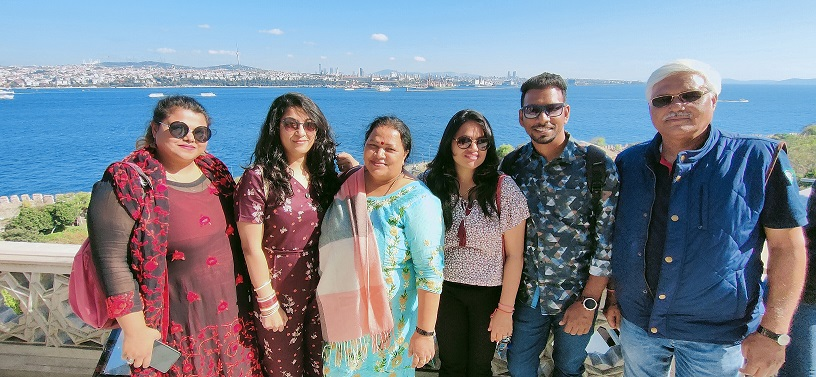
#> input picture Resources/Faces.jpg, 816 x 377 px, given in place of the camera
$ python DocumentScanner.py
#> lines starting #> are read from the running program, lines starting #| are printed output that depends on the picture; after the words box and inside, x2 and y2 are one past the last pixel; in counts of white or black regions, pixels touching at a corner belong together
import cv2
import numpy as np

# Defining width & height of the video
video_width = 640
video_height = 480

# Accessing the external webcam attached to the system
cap = cv2.VideoCapture(1)

cap.set(3, video_width)
cap.set(4, video_height)

# Setting brightness of the video
cap.set(10, 1)


def getEdges(img):
    img_gray = cv2.cvtColor(img, cv2.COLOR_BGR2GRAY)
    img_blur = cv2.GaussianBlur(img_gray, (9, 9), 1.2)
    img_canny = cv2.Canny(img_blur, 100, 100)
    kernel = np.ones((5,5))
    img_dila = cv2.dilate(img_canny, kernel, iterations=5)
    img_ero = cv2.erode(img_dila, kernel, iterations=2)

    return img_ero


# First we find the biggest contour &, then, do the looping on that
def getContours(func_img):
    max_area = 0
    biggest = np.array([])
    # Our contours got saved in 'contours'
    contours, hierarchy = cv2.findContours(func_img, cv2.RETR_EXTERNAL, cv2.CHAIN_APPROX_NONE)
    # To look into each individual contour
    for cnt in contours:
        area = cv2.contourArea(cnt)
        if area > 5000:
            # Drawing contours
            # Negative value (i.e. -1) means draw all contours
            #cv2.drawContours(img_conto, cnt, -1, (255, 0, 0), 3)

            # Calculating the perimeters of all contours
            peri = cv2.arcLength(cnt, True)
            # Calculating the approximate no. of points of each contour
            approx_points = cv2.approxPolyDP(cnt, 0.01 * peri, True)

            # Finding biggest contour i.e the biggest rectangle/ square box coordinates
            # or the outermost edges coordinates
            if area > max_area and len(approx_points) == 4:
                biggest = approx_points
                max_area = area

    #Drawing the biggest contours on 'img_conto' image
    cv2.drawContours(img_conto, biggest, -1, (255, 0, 0), 20)
    return biggest

# [64 lines left out: functions reorder, getWarp, not called in this run]

def Combine2Images(rgb_image, gray_image):

    rgb_rows, rgb_cols, channels = rgb_image.shape
    gray_rows, gray_cols = gray_image.shape

    # Choosing the maximum no. of rows so that no image gets cropped
    comb_rows = max(rgb_rows, gray_rows)

    # As we need to place 2 images side by side, so our final image width should be the sum of columns of both the image
    comb_cols = rgb_cols + gray_cols

    # Creating a new array of zeros as per our new dimensions to set both the images side by side
    final_img = np.zeros(shape=(comb_rows,comb_cols,channels),dtype=np.uint8)

    # Setting images side by side
    final_img[:rgb_rows,:rgb_cols] = rgb_image

    # Setting images side by side
    # Since, it's a gray image so it 'll have only 2 channels. Therefore, we will add 'None' value in the 3rd channel
    final_img[:gray_rows,rgb_cols:] = gray_image[:,:,None]

    return final_img


def rescaleImg(img, scale):
    new_width = int(img.shape[1] * (scale / 100))
    new_height = int(img.shape[0] * (scale / 100))
    dim = (new_width, new_height)

    #Down Scaling an Image
    if scale <= 100:
        inter = cv2.INTER_AREA
    # Up Scaling an Image
    elif scale > 100:
        inter = cv2.INTER_CUBIC

    # Resizing an Image
    resized_img = cv2.resize(img, dim, interpolation=inter)

    return resized_img


while True:
    # This loads each frame into an img
    Success, img = cap.read()
#> img is the input picture: shape (377, 816, 3); mean B, G, R 144.5, 131.8, 122.9

    # Resizing the image
    img = cv2.resize(img, (video_width, video_height))
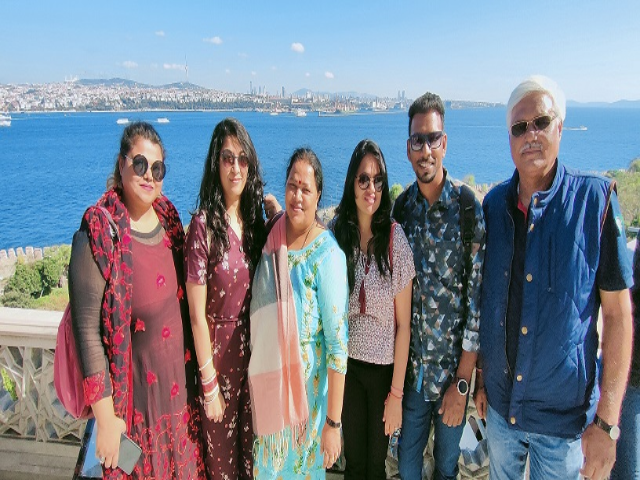
#> img: shape (480, 640, 3); mean B, G, R 144.4, 131.7, 122.8

    # Copying an image to draw contours on it
    img_conto = img.copy()

    # To get edges of an image
    edges_img = getEdges(img)
#> in getEdges, `img_gray = cv2.cvtColor(img, cv2.COLOR_BGR2GRAY)`:
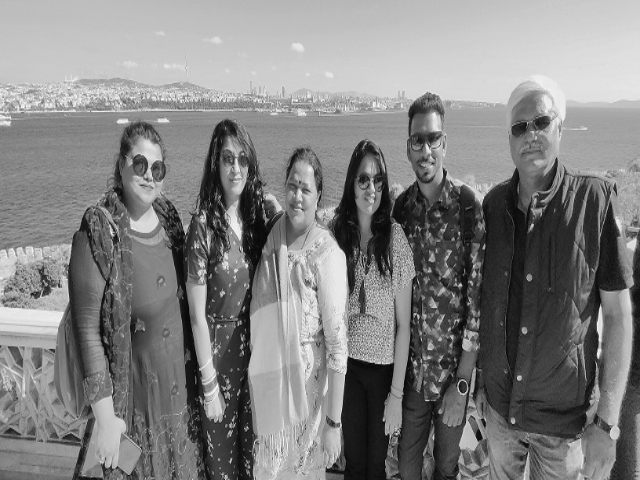
#> img_gray: shape (480, 640); min 3, max 252, mean 130.5
#> in getEdges, `img_canny = cv2.Canny(img_blur, 100, 100)`:
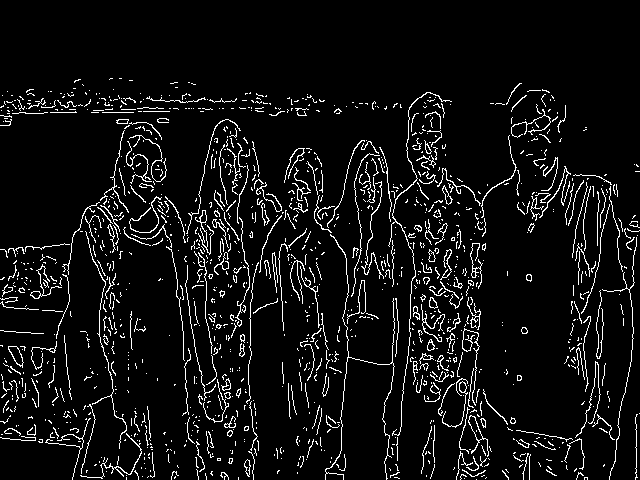
#> img_canny: shape (480, 640); 6.7% white in thin lines or dots, all inside (x1, y1, x2, y2) = (0, 78, 640, 480)
#> in getEdges, `img_dila = cv2.dilate(img_canny, kernel, iterations=5)`: img_dila: shape (480, 640); 69.8% white; 37 black regions (12 under 20 px), largest, box (x1, y1, x2, y2) and area: (0, 0, 640, 176) 60158, (0, 123, 110, 238) 9863, (489, 197, 575, 426) 8969
#> in getEdges, `img_ero = cv2.erode(img_dila, kernel, iterations=2)`:
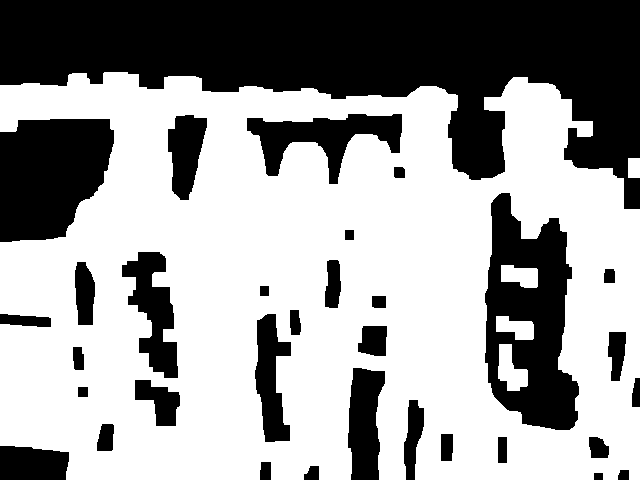
#> img_ero: shape (480, 640); 61.5% white; 33 black regions

    # This returns the biggest contour i.e. outermost boundary coordinates
    biggest_contour = getContours(edges_img)
#> in getContours, `contours, hierarchy = cv2.findContours(func_img, cv2.RETR_EXTERNAL, cv..`: contours = 2 contours; box (x1, y1, x2, y2) and area: (0, 72, 640, 480) 220931, (628, 158, 640, 178) 209
#> the loop in getContours, `for cnt in contours:` made 2 passes
#> (area, peri) on pass 2: (220931, 3311.4)
#> area on pass 1: 209
#> after the loop in getContours, `for cnt in contours:`: biggest = empty array; max_area = 0
#> biggest_contour = empty array

    '''
    If there is no document to scan, then, 'biggest_contour' 'll not have have anything i.e. it's shape 'll be
    (0,0,0) and not (4,2,1). Since, In the very next step we call 'getWarp' function which 'll call 'reorder'
    function that 'll try to reshape this (biggest_contour) array to (4,2) which 'll throw an error if the
    array is not in (x, y, z) format.

    Therefore, to avoid that, we 'll check & proceed only if its (4,2,1) otherwise we 'll assign original image
    to warp image
    '''
    if biggest_contour.size != 0:

        #print("Biggest: ",biggest_contour)
        Warp_img = getWarp(img,biggest_contour)
    else:
        Warp_img = img

    # This sets the image size to 60% i.e if your image is 100x100 px, then, it 'll be 60x60 px
    scale=60

    #Downscaling all images
    resized_img = rescaleImg(img, scale)
    resized_Thresh_img = rescaleImg(edges_img, scale)
    resized_img_conto = rescaleImg(img_conto, scale)
    resized_Warp_img = rescaleImg(Warp_img, scale)

    # Combining/ Stacking original image (rgb scale) with image having edges (gray scale) horizontally
    final_img_1 = Combine2Images(resized_img,resized_Thresh_img)
#> in Combine2Images, `final_img[:gray_rows,rgb_cols:] = gray_image[:,:,None]`:
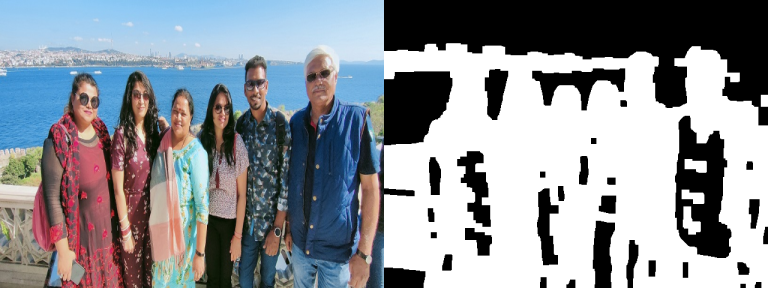
#> final_img: shape (288, 768, 3); mean B, G, R 150.7, 144.3, 139.8

    # Combining/ Stacking contoured image & warp image horizontally
    final_img_2 = np.hstack((resized_img_conto,resized_Warp_img))
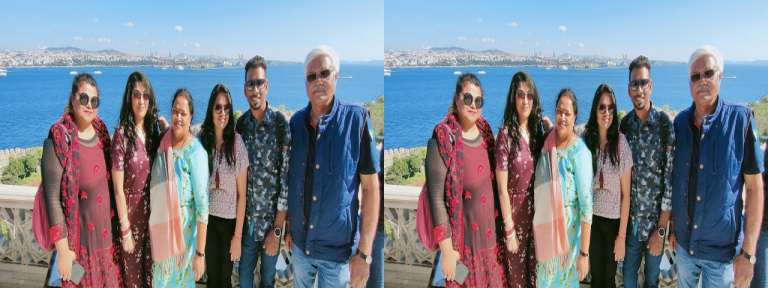
#> final_img_2: shape (288, 768, 3); mean B, G, R 144.4, 131.7, 122.8

    # Verically stacking the above to combined images
    final_img = np.vstack((final_img_1,final_img_2))
#> final_img: shape (576, 768, 3)

    # Inseting text on video
    cv2.putText(final_img, "Press S to stop", ((video_width // 2) - 100, 30), cv2.FONT_HERSHEY_PLAIN,
                2, (0, 0, 255), 2)
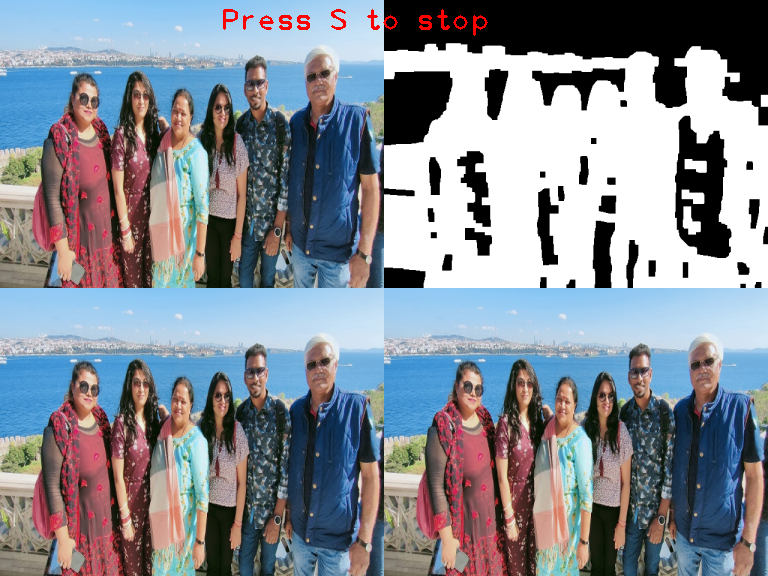
#> final_img: shape (576, 768, 3); mean B, G, R 147.1, 137.6, 131.7

    cv2.imshow("Result", final_img)
    # This defines the waiting time & sets exit key to 's'
    if cv2.waitKey(1) & 0xFF == ord('s'):
#> (key Esc is pressed here)
        break
